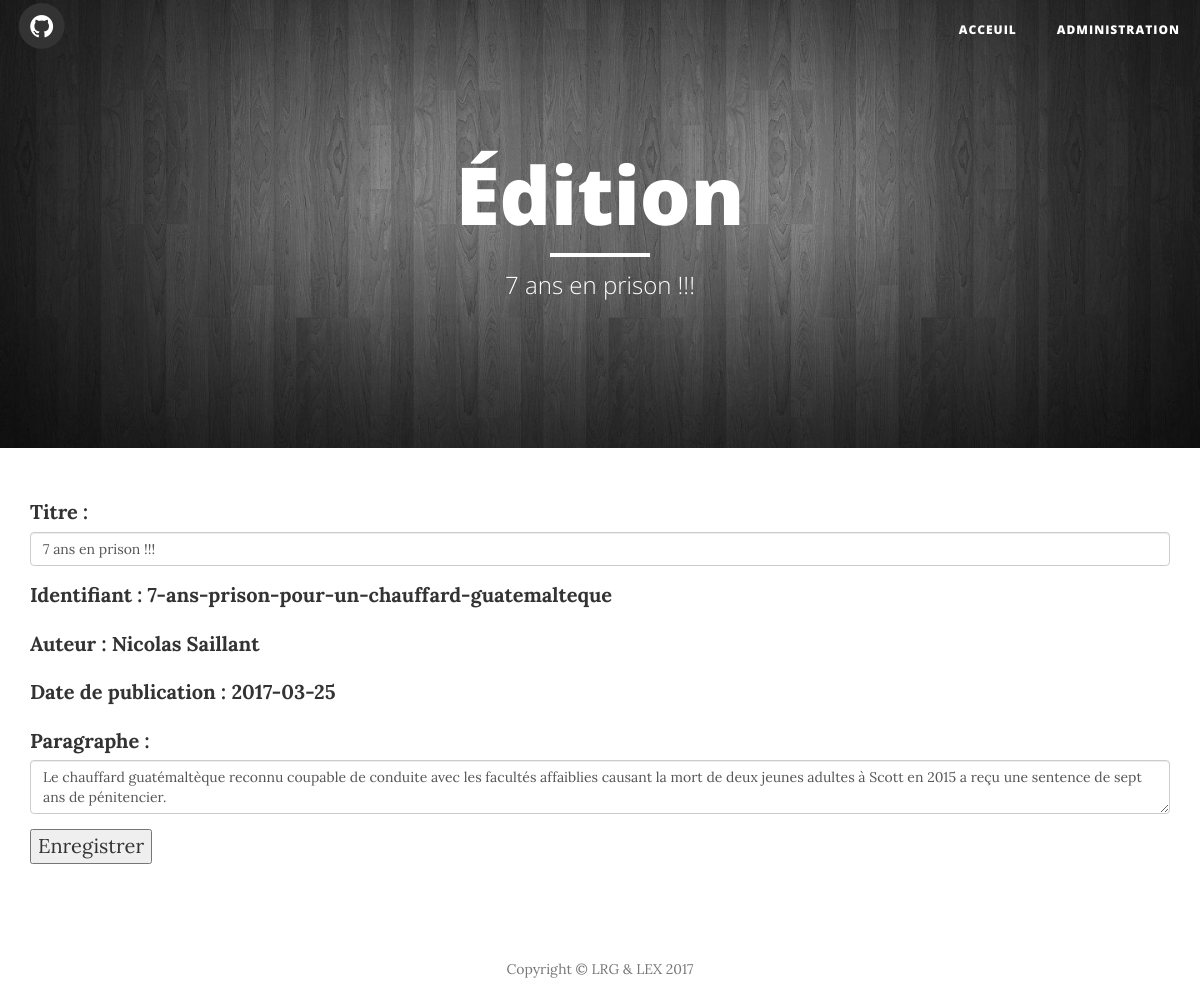
Page /edition/7-ans-prison-pour-un-chauffard-guatemalteque on the earlier database version.
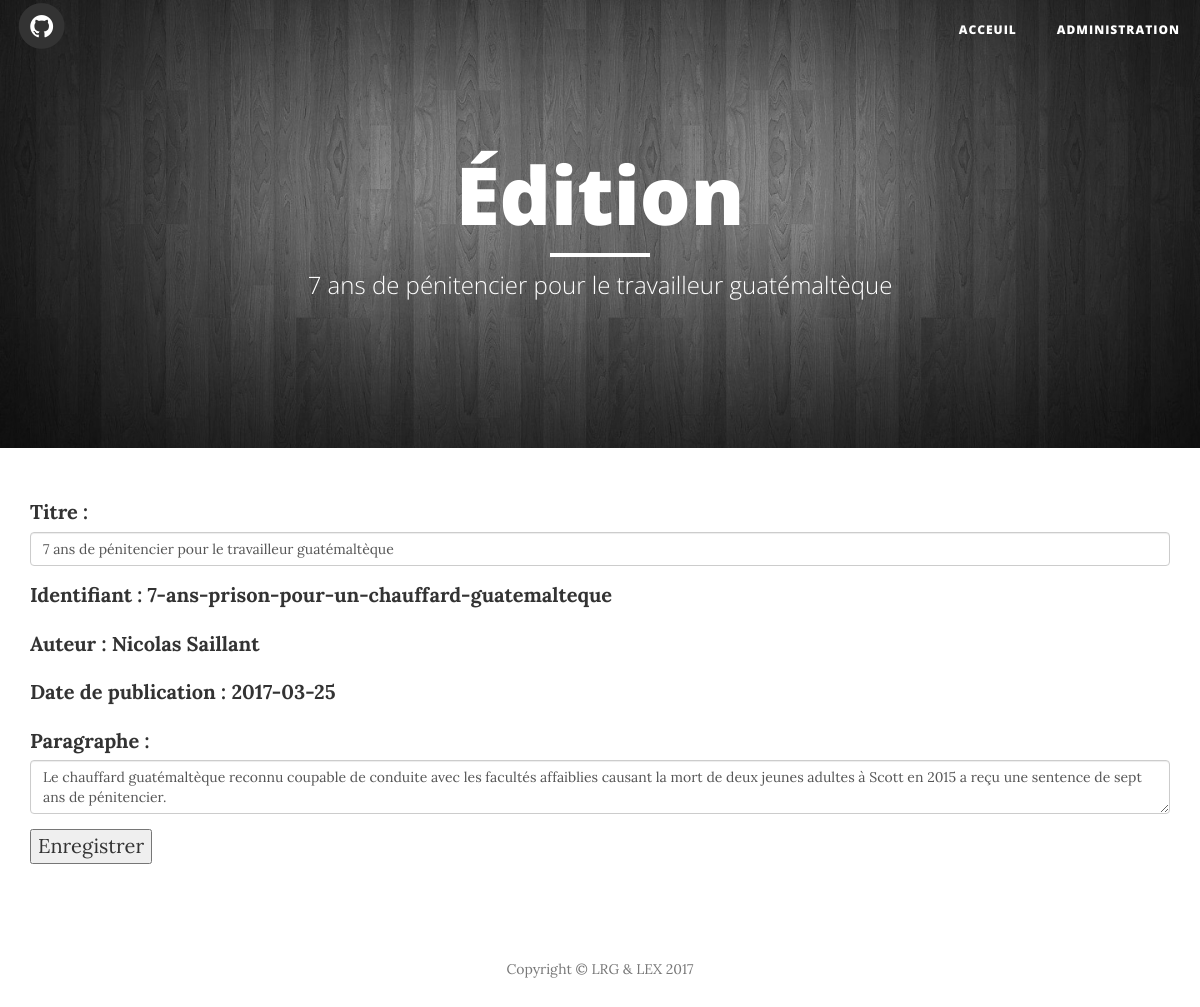
Same page on the later database version.
### tables this page shows
CREATE TABLE article (
  id integer primary key,
  titre varchar(100),
  identifiant varchar(50),
  auteur varchar(100),
  date_publication text,
  paragraphe varchar(500)
);

### index.py (the view)
@app.route('/edition/<identifiant>')
def get_article_edition(identifiant):
    article = get_db().get_article_identifiant_admin(identifiant)
    if article == None:
        return redirect('/erreur')
    else:
        return render_template('editionArticle.html', titre=u'Édition',
                           sous_titre=article['titre'], article=article)

### database.py (called while the page is built)
def build_dictionary_list(curseur):
    liste_article = []
    for row in curseur:
        dict_article = {}
        for i in range(0, len(row)):
            dict_article[curseur.description[i][0]] = row[i]
        liste_article.append(dict_article)
    return liste_article

    def get_connection(self):
        if self.connection is None:
            self.connection = sqlite3.connect('db/crm.db')
        return self.connection

    def disconnect(self):
        if self.connection is not None:
            self.connection.close()

    def get_article_identifiant_admin(self, identifiant):
        cursor = self.get_connection().cursor()
        cursor.execute("select id, titre, identifiant, auteur, "
                       "       date_publication, paragraphe "
                       "from article "
                       "where identifiant = ?",
                       [identifiant])
        if cursor.rowcount == 0:
            return None
        return build_dictionary_list(cursor)[0]

### index.py (called while the page is built)
def get_db():
    db = getattr(g, '_database', None)
    if db is None:
        g._database = Database()
    return g._database

### templates/editionArticle.html (shortened to what this page needs)
{% extends "HeaderFooter.html" %}
{% block content %}
<div class="container">
    <form action="/edition-article" method="post">
        <div class="form-group">
            {% if titre not in 'Erreur' %}
                <label for="titre">Titre :</label>
                <input type="text" class="form-control" id="titre" name="titre" value='{{ article.titre }}' required/>
            {%  elif erreur.titre in 'Valide' %}
                <label for="titre">Titre :</label>
                <input type="text" class="form-control valide" id="titre" name="titre" value='{{ article.titre }}' required/>
            {% else %}
                <label for="titre" style="color:darkred">Titre : *{{ erreur.titre }}</label>
                <input type="text" class="form-control error" id="titre" name="titre" value='{{ article.titre }}' required/>
            {% endif %}
        </div>
        <div class="form-group" >
            <label class="control-label" for="identifiant">Identifiant : {{ article.identifiant}}</label>
        </div>
        <div class="form-group" >
            <label for="auteur">Auteur : {{ article.auteur }}</label>
        </div>
        <div class="form-group">
            <label for="date_publication">Date de publication : {{ article.date_publication }}</label>
        </div>
        <div class="form-group">
            {% if titre not in 'Erreur' %}
                <label for="paragraphe">Paragraphe :</label>
                <textarea class="form-control " id="paragraphe" name="paragraphe" required>{{ article.paragraphe }}</textarea>
            {% elif erreur.paragraphe in 'Valide' %}
                <label for="paragraphe">Paragraphe :</label>
                <textarea class="form-control valide" id="paragraphe" name="paragraphe" required>{{ article.paragraphe }}</textarea>
            {% else %}
                <label for="paragraphe" style="color:darkred" >Paragraphe : {{ erreur.paragraphe }}</label>
                <textarea class="form-control error" id="paragraphe" name="paragraphe" required>{{ article.paragraphe }}</textarea>
            {% endif %}
        </div>
		<div class="form-group">
            <input type="submit" value="Enregistrer"/>
        </div>
    </form>
</div>
{% endblock %}

### templates/HeaderFooter.html (shortened to what this page needs)
<!DOCTYPE html>
<html lang="fr">
<head>
    <link href="http://localhost:5000/static/vendor/bootstrap/css/bootstrap.css" rel="stylesheet">
    <link href="http://localhost:5000/static/css/clean-blog.css" rel="stylesheet">
    <link href="http://localhost:5000/static/vendor/font-awesome/css/font-awesome.css" rel="stylesheet" type="text/css">
</head>
<body>
    <nav class="navbar navbar-default navbar-custom navbar-fixed-top">
        <div class="container-fluid">
            <div class="navbar-header page-scroll">
                <a href="https://github.com/lrgingras/tp1" target="_blank">
                    <span class="fa-stack fa-lg">
                        <i class="fa fa-circle fa-stack-2x"></i>
                        <i class="fa fa-github fa-stack-1x fa-inverse"></i>
                    </span>
                </a>
            </div>
            <div class="collapse navbar-collapse" id="bs-example-navbar-collapse-1">
                <ul class="nav navbar-nav navbar-right">
                    <li>
                        <a href="/">Acceuil</a>
                    </li>
                    <li>
                        <a href="/admin">Administration</a>
                    </li>
                </ul>
            </div>
        </div>
    </nav>
    <header class="intro-header" style="background-image: url('http://localhost:5000/static/img/background-images.jpg')">
        <div class="container">
            <div class="row">
                <div class="col-lg-8 col-lg-offset-2 col-md-10 col-md-offset-1">
                    <div class="page-heading">
                        <h1>{{ titre }}</h1>
                        <hr class="small">
                        <span class="subheading">{{sous_titre}}</span>
                    </div>
                </div>
            </div>
        </div>
    </header>
	{% block content %}{% endblock %}
	<footer>
        <div class="container">
            <div class="row">
                <div class="col-lg-8 col-lg-offset-2 col-md-10 col-md-offset-1">
                    <p class="copyright text-muted">Copyright &copy; LRG & LEX 2017</p>
                </div>
            </div>
        </div>
    </footer>
</body>
</html>

Differences in the rows shown:
changed article "7-ans-prison-pour-un-chauffard-guatemalteque": titre "7 ans en prison !!!" → "7 ans de pénitencier pour le travailleur guatémaltèque"
